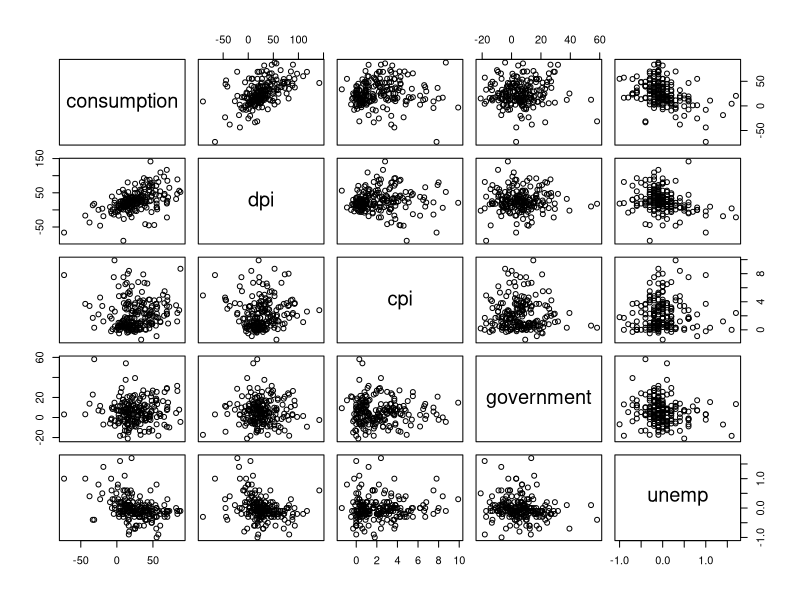

The R script that drew this image: (Note: this script raises an error after producing the figure.)
install.packages("AER")
library(AER)
data("USMacroG")
MacroDiff= apply(USMacroG,2,diff)
consumption = MacroDiff[,2]
dpi= MacroDiff[,5]
cpi= MacroDiff[,6]
government= MacroDiff[,4]
unemp= MacroDiff[,9]

pairs(cbind(consumption,dpi,cpi,government,unemp))

fitLm1 = lm(consumption~dpi+cpi+gsovernment+unemp)
summary(fitLm1)
confint(fitLm1)
anova(fitLm1)

library(MASS)
fitLm2 = stepAIC(fitLm1)
summary(fitLm2)
AIC(fitLm1)
AIC(fitLm2)
AIC(fitLm1)-AIC(fitLm2)

install.packages("car")
library(car)
vif(fitLm1)
vif(fitLm2)


par(mfrow=c(2,2))
sp = 0.8
crPlot(fitLm1,dpi,span=sp,col="black")
crPlot(fitLm1,cpi,span=sp,col="black")
crPlot(fitLm1,government,span=sp,col="black")
crPlot(fitLm1,unemp,span=sp,col="black")
